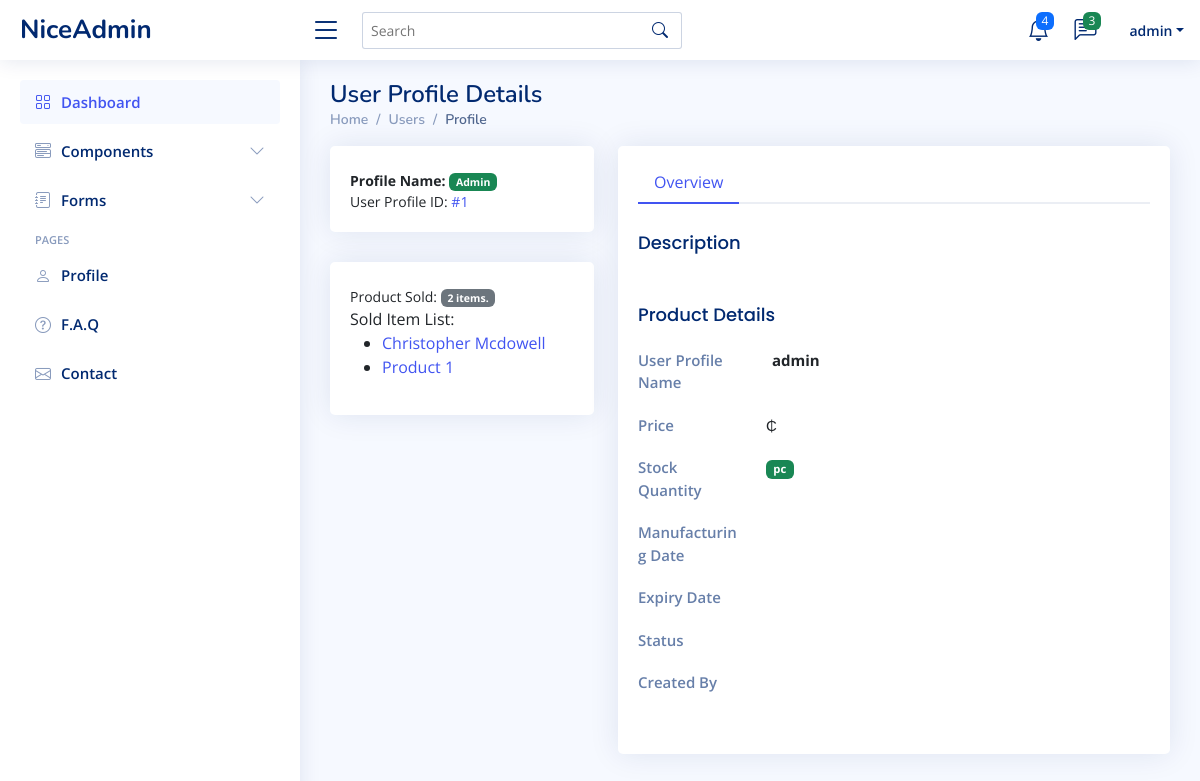
The app's page /auth/user-profile/1 (signed in), older data.
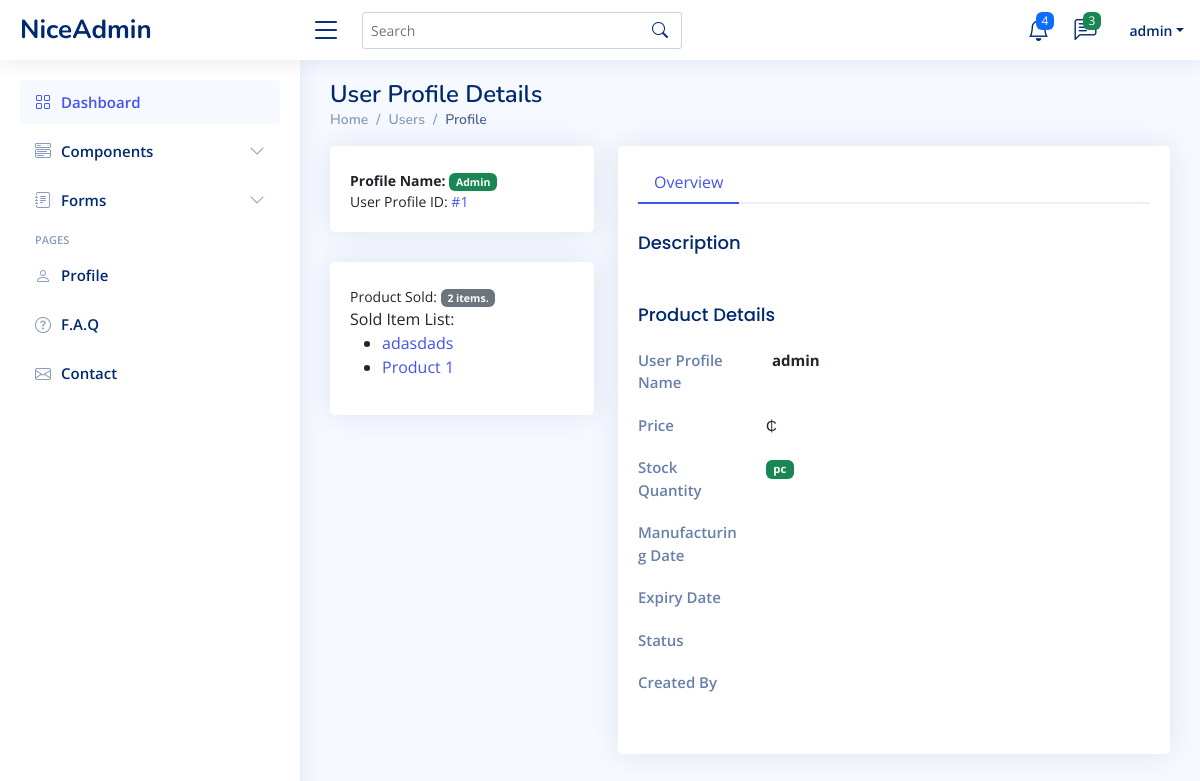
The same page, newer data.
### store/models.py (models this page shows, shortened)
class Sale(models.Model):
    customer_name = models.CharField(max_length=2000, null=True)
    product = models.ForeignKey(Product, on_delete=models.SET_NULL, null=True)
    quantity = models.PositiveIntegerField(null=True)
    phone = models.CharField(max_length=20, null=True)
    address = models.TextField(null=True)
    issued_by = models.ForeignKey(User, on_delete=models.CASCADE, null=True)
    date_issued = models.DateTimeField(auto_now_add=True)

class Product(models.Model):
    name = models.CharField(max_length=100, null=True)
    description = models.TextField(null=True)
    category = models.ManyToManyField('Category', related_name='category')
    price = models.DecimalField(decimal_places=2, max_digits=90000,null=True)
    quantity = models.IntegerField(null=True)
    manufacturing_date = models.DateTimeField(null=True)
    expiry_date = models.DateTimeField(null=True)
    status = models.CharField(max_length=200)
    created_by = models.ForeignKey(User, on_delete=models.CASCADE, null=True)

### users/views.py (the view)
# urls.py: path('user-profile/<pk>', views.UserProfileDetail.as_view(), name='user_profile'),
class UserProfileDetail(DetailView):
    model = User
    template_name = 'auth/user_profile.html'
    context_object_name = 'user'
    def get_context_data(self, **kwargs):
        context = super().get_context_data(**kwargs)
        context['page'] = 'user_profile'
        context['product'] = Product.objects.all()
        context['sold_by'] = Sale.objects.filter(issued_by=self.request.user)
        return context

### templates/auth/user_profile.html (shortened to what the changed rows need)
{% extends "base/base.html" %}
{% block content %}
<main id="main" class="main">
    <div class="pagetitle">
      <h1>User Profile Details</h1>
    </div>
    <section class="section profile">
      <div class="row">
        <div class="col-xl-4">
            <div class="card">
              <div class="card-body profile-card pt-4 d-flex flex-column align-items-center">
              <text class="me-auto">
                  <ul>
                      {% for item in sold_by %}
                      <li>
                        <a href="{% url "product_detail" item.id %}">{{item.product.name}}</a>
                      </li>
                      {% endfor %}
                  </ul>
              </text>
              </div>
          </div>
        </div>
    </section>
</main>
{% endblock  %}

Row changes from the older to the newer data that the page shows:
changed Sale: product.name "Christopher Mcdowell" → "adasdads"
